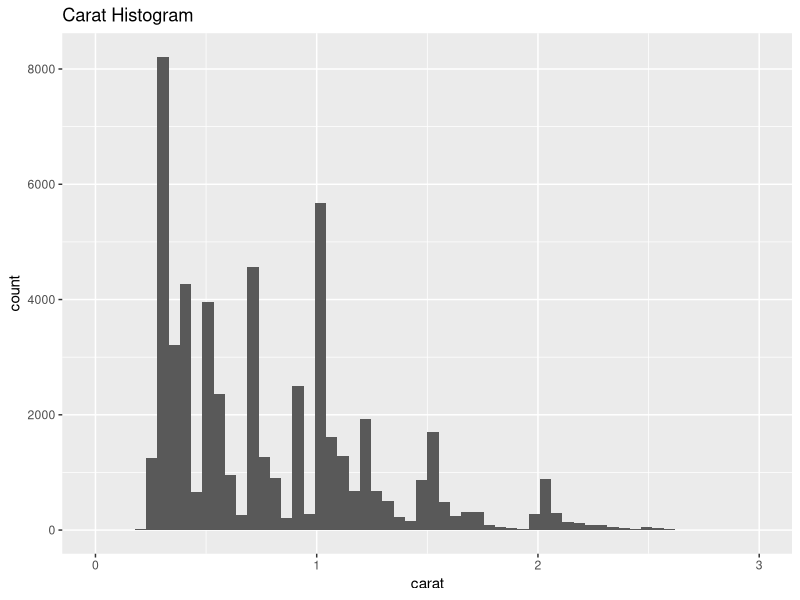
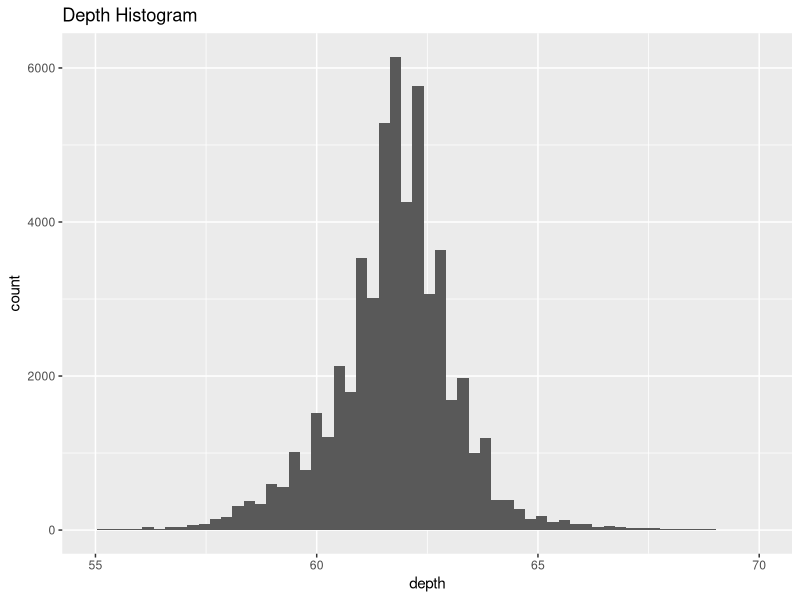
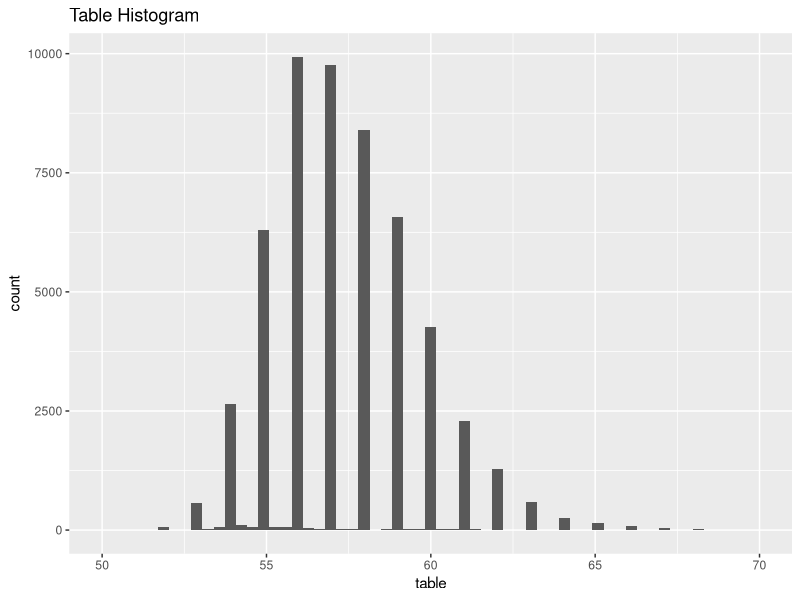
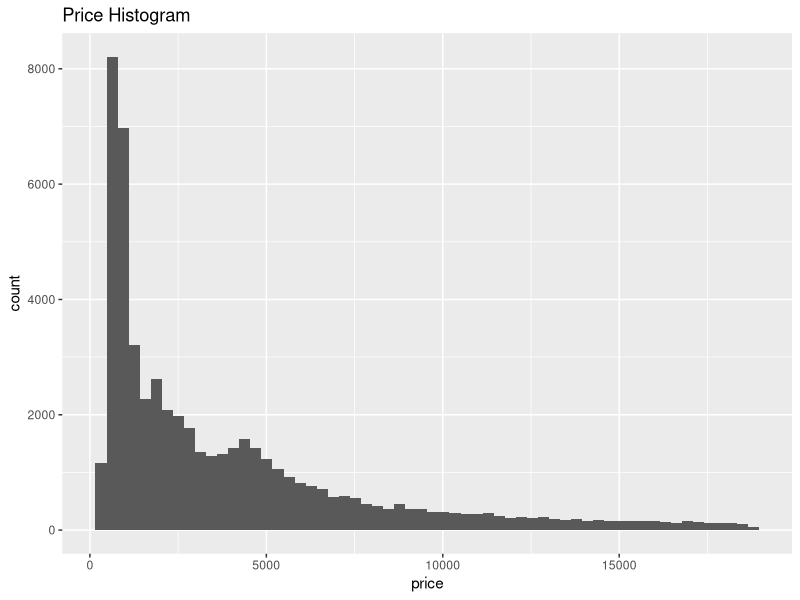
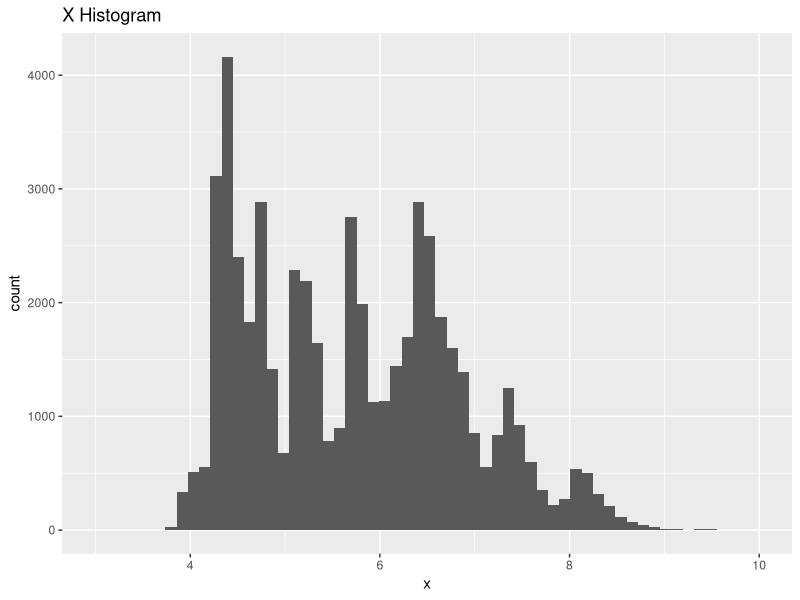
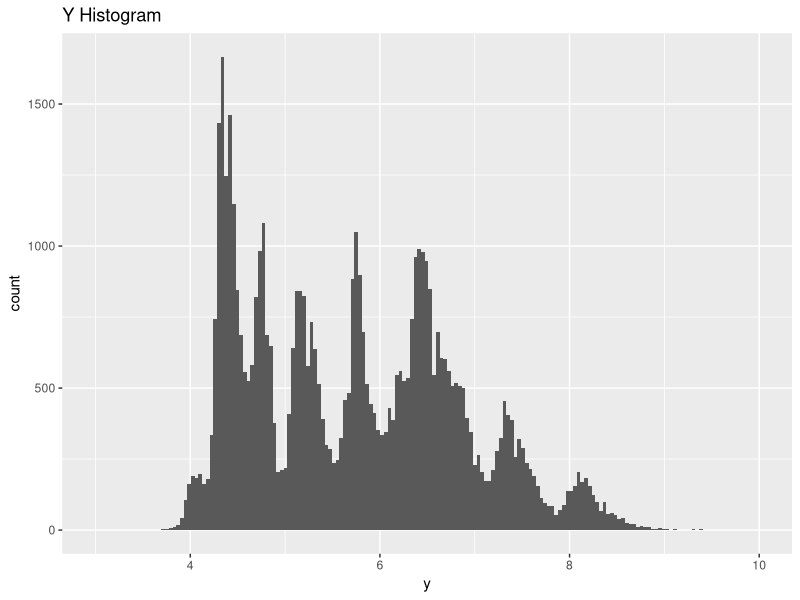
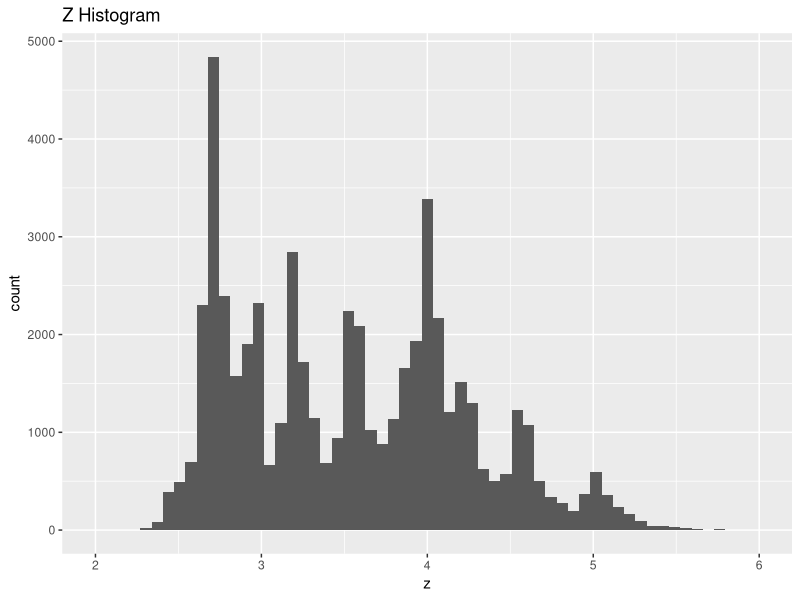
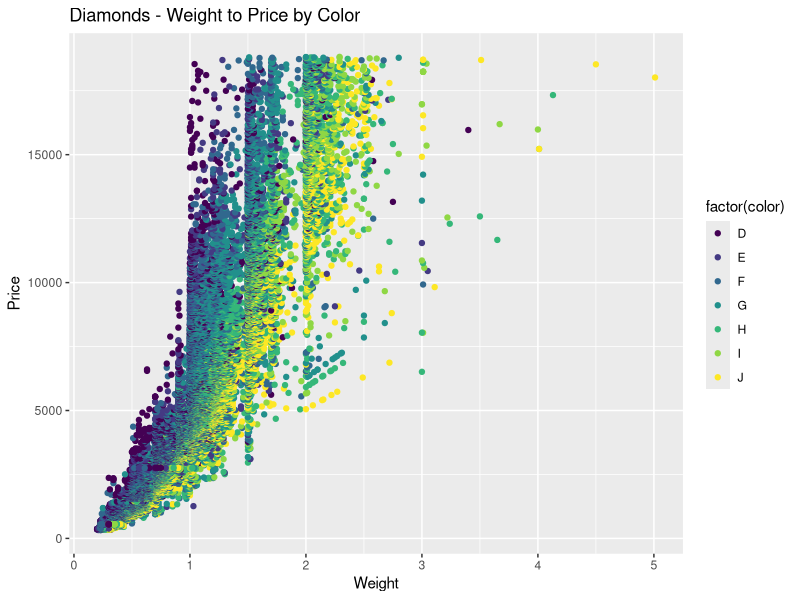

Source code (R) for these figures, in order:
require(ggplot2)
#we first require ggplot2, which we will use to manipulate the data
data("diamonds")
#we then bring in our dataset, diamonds


#QUESTION 1 - Create a histogram for every numeric column in the diamonds dataset

#for each histogram, we first create a variable, then use ggplot and the dataset to
#create an aesthetic mapping of that variable. we then display a histogram
#dividing the data up into 60 bins, and titling it as appropriate using ggtitle

carathist <- ggplot(diamonds,aes(carat))
#first, we create the carat histogram variable as described above
carathist + geom_histogram(bins = 60) + ggtitle("Carat Histogram") + xlim(0, 3)
#we then plot the histogram of that variable. NOTE - I have limited the histogram
#using xlim to remove the outliers from the histogram.  To view the full histogram, 
#remove the + xlim(0, 3)

depthhist <- ggplot(diamonds,aes(depth))
#first, we create the depth histogram variable as described above
depthhist + geom_histogram(bins = 60) + ggtitle("Depth Histogram") + xlim(55, 70)
#we then plot the histogram of that variable. NOTE - I have limited the histogram
#using xlim to remove the outliers from the histogram.  To view the full histogram, 
#remove the + xlim(55, 70)

tablehist <- ggplot(diamonds,aes(table))
#first, we create the table histogram variable as described above
tablehist + geom_histogram(bins = 60) + ggtitle("Table Histogram") + xlim(50, 70)
#we then plot the histogram of that variable. NOTE - I have limited the histogram
#using xlim to remove the outliers from the histogram.  To view the full histogram, 
#remove the + xlim(55, 70)

pricehist <- ggplot(diamonds,aes(price))
#first, we create the price histogram variable as described above
pricehist + geom_histogram(bins = 60) + ggtitle("Price Histogram")
#we then plot the histogram of that variable.

xhist <- ggplot(diamonds,aes(x))
#first, we create the x histogram variable as described above
xhist + geom_histogram(bins = 60) + ggtitle("X Histogram") + xlim(3, 10)
#we then plot the histogram of that variable. NOTE - I have limited the histogram
#using xlim to remove the outliers from the histogram.  To view the full histogram, 
#remove the + xlim(3, 10)

yhist <- ggplot(diamonds,aes(y))
#first, we create the y histogram variable as described above
yhist + geom_histogram(bins = 180) + ggtitle("Y Histogram") + xlim(3, 10)
#we then plot the histogram of that variable. NOTE - I have limited the histogram
#using xlim to remove the outliers from the histogram.  To view the full histogram, 
#remove the + xlim(3, 10)

zhist <- ggplot(diamonds,aes(z))
#first, we create the z histogram variable as described above
zhist + geom_histogram(bins = 60) + ggtitle("Z Histogram") + xlim(2, 6)
#we then plot the histogram of that variable. NOTE - I have limited the histogram
#using xlim to remove the outliers  from the histogram.  To view the full histogram, 
#remove the + xlim(2, 6)


#---
#QUESTION 2 - Create a simple scatter plot of Weight and Price using Color as a facet.

scat <- ggplot(diamonds, aes(x=carat, y=(price), colour=color))
#first, we define our variable scat to be a ggplot object using the diamonds dataset and
#aesthetically mapping the x axis to carat, the y axis to price, and the colour to color
scat <- scat + geom_point() + ggtitle("Diamonds - Weight to Price by Color") + xlab("Weight")
#we then plot the data on a scatter plot, titling the graph, x-axis, y-axis, and key as appropriate
scat <- scat + ylab("Price") + labs(colour = "factor(color)")
print(scat) #finally, we print the result


#---
#QUESTION 3 - remove the non-linearity and replot

scatlin <- ggplot(diamonds, aes(x=log(carat), y=log(price), colour=color))
#first we define our variable scatlin to be a ggplot object using the diamonds dataset and
#aesthetically mapping the x axis to the log of carat, the y axis to the log of price, and
#colour to color
scatlin <- scatlin + geom_point() + ggtitle("Diamonds - Weight to Price (Linear)") + xlab("Weight")
#then, we plot the data on a scatter plot, titling the graph, x-axis, y-axis, and key as appropriate
scatlin <- scatlin + ylab("Price") + labs(colour = "factor(color)")
print(scatlin) #finally, we print the result


#---
#QUESTION 4 - Remove the linear trend (create a linear model and use the transformed weight
#on the x-axis and the residuals on the y-axis)

linear <- lm(log(price)~log(carat), data = diamonds)
#first, we create a variable linear, in which we fit a linear model of the log of price
#to the log of carat within the diamonds dataset
residual <- resid(linear)
#using that variable, we create a new variable that extracts model residuals from it
wtpbc <- ggplot(diamonds, aes(x=log(carat), y=residual, colour=color))
#we then define wtpbc to be a ggplot object using the diamonds dataset and 
#aesthetically mapping the x axis to the log of carat, the y axis to our new variable
#residual, and the colour to color
wtpbc <- wtpbc + geom_point() + ggtitle("Diamonds - Weight to Price by Color") + xlab("Weight")
#then, we plot the data on a scatter plot, titling the graph, x-axis, y-axis, and key as appropriate
wtpbc <- wtpbc + ylab("Price Residuals") + labs(colour = "factor(color)") + theme(legend.position="top")
#then, we move the legend to the top of the scatterplot to match the example
print(wtpbc) #finally, we print the result